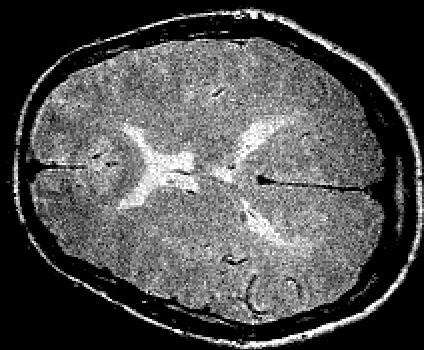
#> input picture brain.jpg, 424 x 350 px; its folder holds only this picture in this run
$ python -i otsu.py   (imports and definitions only)   (Python 2 division)
#> lines starting #> are read from the running program, lines starting #| are printed output that depends on the picture; after the words box and inside, x2 and y2 are one past the last pixel; in counts of white or black regions, pixels touching at a corner belong together
#> further down, picture is the input picture: shape (350, 424); min 0, max 255, mean 78.6
import cv2 as ocv
import numpy as np
from matplotlib import pyplot as plt

def otsu_threshold(img):
#img = ocv.imread('brain.jpg',0)
#blur = ocv.GaussianBlur(img, (5,5), 0)
    height, width = img.shape
#> height = 350; width = 424

    #gera histograma
    hist = ocv.calcHist([img], [0], None, [256], [0,256])
#> hist = 256 values, max 56402 at index 0, min 10 at index 253, mean 579.7
    print hist
#> (printed output is left out)

    bins = np.arange(256) #valores de intensidade dos pixels

    current_max = 0
    thresh = 0

    total = height * width
#> total = 148400

    #normaliza histograma, otsu considera como distribuicao de probabilidade
    #tudo deve somar pra 1
    hist_norm = hist.ravel()/total
#> hist_norm = 256 values, max 0.38 at index 0, min 6.74e-05 at index 253, mean 0.00391

    #foreground - pixels claros > t
    #background - pixels escuros <= t
    sum_all, sumFore, sumBack = 0, 0, 0

    for i in range(0,256):
        sum_all += i * hist[i][0] #sum_i=1^L i * p_i
#> this loop made 256 passes
#> sum_all on passes 1 to 3: 0, 1711, 2081
#> after the loop, sum_all = 11658610

    weightBack, weightFore = 0, 0
    varBetween, meanBack, meanFore = 0, 0, 0

    for i in range(0, 256):
        weightBack += hist[i][0] #w_0 = sum_i=1^k = w(k)
        weightFore = total - weightBack #w_1 = 1 - w(k)
        if weightFore == 0:
            break
        sumBack += i*hist[i][0] #sum_i=1^k i*p_i
        sumFore = sum_all - sumBack #diferenca do que ja somei para o total
        meanBack = sumBack / weightBack #sum_i=1^k i*p_i / w(k)
        meanFore = sumFore / weightFore
        varBetween = weightBack * weightFore * (meanBack-meanFore)**2
        if(varBetween > current_max): #max 1 < k <= L varBetween
            current_max = varBetween
            thresh = i
#> this loop made 256 passes
#> (weightBack, weightFore, sumBack, sumFore, meanBack, meanFore, current_max) on passes 1 to 12: (56402, 91998, 0, 11658610, 0, 126.7, 8.33e+13), (58113, 90287, 1711, 11656899, 0.0294, 129.1, 8.74e+13), (58298, 90102, 2081, 11656529, 0.0357, 129.4, 8.79e+13), (58337, 90063, 2198, 11656412, 0.0377, 129.4, 8.8e+13), (58495, 89905, 2830, 11655780, 0.0484, 129.6, 8.83e+13), (58537, 89863, 3040, 11655570, 0.0519, 129.7, 8.84e+13), (58720, 89680, 4138, 11654472, 0.0705, 130, 8.88e+13), (58760, 89640, 4418, 11654192, 0.0752, 130, 8.89e+13), (58909, 89491, 5610, 11653000, 0.0952, 130.2, 8.93e+13), (58956, 89444, 6033, 11652577, 0.102, 130.3, 8.94e+13), (59098, 89302, 7453, 11651157, 0.126, 130.5, 8.97e+13), (59145, 89255, 7970, 11650640, 0.135, 130.5, 8.98e+13)
#> after the loop, current_max = 9.76e+13; sumBack = 11228170; thresh = 73; weightBack = 148400

    print "threshold: ", thresh
#| threshold:  73

    ret1, globalThresh = ocv.threshold(img, 127, 255, ocv.THRESH_BINARY)
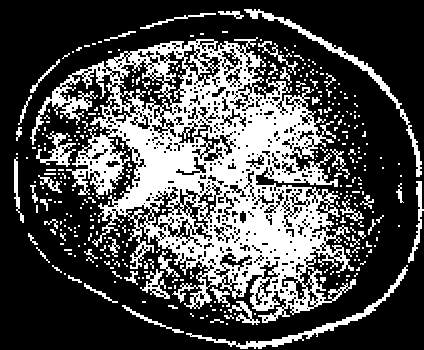
#> globalThresh: shape (350, 424); 31% white; 351 white regions (283 under 20 px), largest, box (x1, y1, x2, y2) and area: (30, 37, 356, 323) 36460, (244, 9, 422, 177) 1368, (186, 265, 408, 349) 1238
    ret2, otsuThresh = ocv.threshold(img, thresh, 255, ocv.THRESH_BINARY)
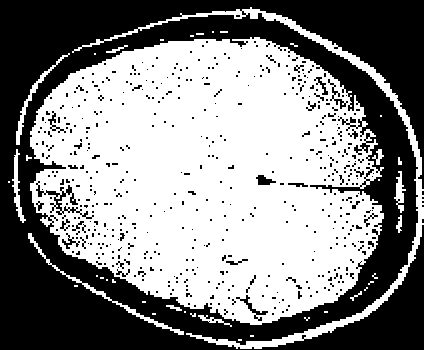
#> otsuThresh: shape (350, 424); 53.7% white; 528 black regions (489 under 20 px), largest, box (x1, y1, x2, y2) and area: (0, 0, 424, 350) 64208, (36, 181, 94, 219) 431, (236, 295, 268, 321) 156
#> ret2 = 73
    ret3, th2 = ocv.threshold(img, 0, 255, ocv.THRESH_BINARY+ocv.THRESH_OTSU)
#> ret3 = 73

    print "opencv threshold: ", ret3
#| opencv threshold:  73.0

    return otsuThresh

# [20 lines of commented-out code are left out]

>>> import cv2
>>> picture = cv2.imread('../brain.jpg', cv2.IMREAD_GRAYSCALE)
>>> result = otsu_threshold(picture)
